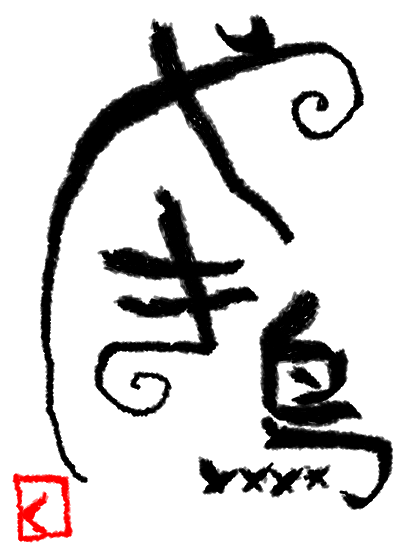
#> input picture ai/test.png, 400 x 550 px
$ jupyter execute ex_10.ipynb   (shell and % lines are left out)
#> lines starting #> are read from the running program, lines starting #| are printed output that depends on the picture; after the words box and inside, x2 and y2 are one past the last pixel; in counts of white or black regions, pixels touching at a corner belong together
[cell 1]
import cv2
import urllib.request as rq

url = 'http://uta.pw/shodou/img/28/214.png'
rq.urlretrieve(url, "test.png")
#> (this line was passed over: the network is not available in this run)

[cell 2]
img = cv2.imread("test.png")
#> img is the input picture: shape (550, 400, 3); mean B, G, R 209, 209, 211
print(img)
#> (printed output is left out)

print(type(img))
#| <class 'numpy.ndarray'>

[cell 3]
import matplotlib.pyplot as plt
plt.imshow(cv2.cvtColor(img, cv2.COLOR_BGR2RGB))
plt.show()

[cell 4]
img = cv2.imread('./image/test.jpg')
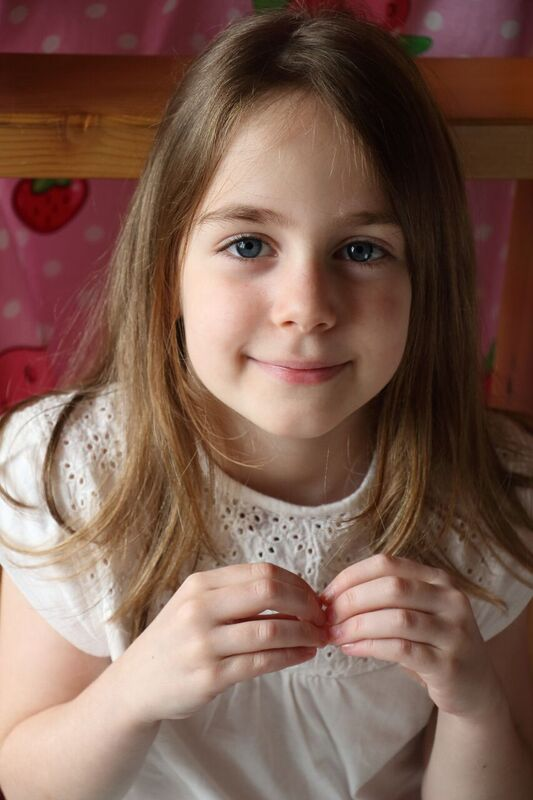
#> input picture ai/image/test.jpg, 533 x 800 px
#> img is the input picture: shape (800, 533, 3); mean B, G, R 82.6, 95.3, 126
plt.imshow(cv2.cvtColor(img, cv2.COLOR_BGR2RGB))
plt.show()

[cell 5]
plt.axis('off')
plt.imshow(cv2.cvtColor(img, cv2.COLOR_BGR2RGB))
plt.show()

[cell 6]
negImg = 255 - img

plt.imshow(cv2.cvtColor(negImg, cv2.COLOR_BGR2RGB))
plt.show()

[cell 7]
grayImg = cv2.cvtColor(img, cv2.COLOR_BGR2GRAY)

plt.imshow(grayImg, cmap="gray")
plt.axis('off')
plt.show()

[cell 8]
img = cv2.imread('./image/test.jpg')
img = cv2.cvtColor(img, cv2.COLOR_BGR2GRAY)

th = 90
img[img > th] = 255
#> img: shape (800, 533)
img[img < th] = 0

plt.imshow(img, cmap="gray")
plt.show()

[cell 9]
img = cv2.imread('./image/test.jpg')

img = cv2.cvtColor(img, cv2.COLOR_BGR2GRAY)
img = cv2.Canny(img, 100, 200, 255)
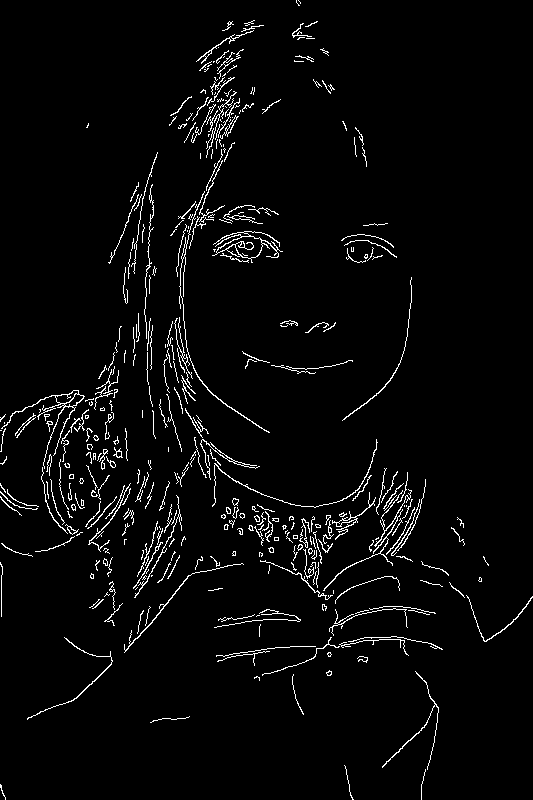
#> img: shape (800, 533); 3.3% white in thin lines or dots
img = 255 - img
#> img: shape (800, 533); 96.7% white; black in thin lines or dots

cv2.imwrite("out.png", img)

plt.imshow(img, cmap='gray')
plt.show()

[cell 10]
img = cv2.imread('./image/test.jpg')

plt.subplot(1, 2, 1)
plt.imshow(cv2.cvtColor (img, cv2.COLOR_BGR2RGB))

plt.subplot(1, 2, 2)
img2 = cv2.flip(img, 1)
plt.imshow(cv2.cvtColor(img2, cv2.COLOR_BGR2RGB))
plt.show()

[cell 11]
img = cv2.imread('./image/test.jpg')

img2 = cv2.resize(img, (600, 300))
#> img2: shape (300, 600, 3)

plt.imshow(cv2.cvtColor(img2, cv2.COLOR_BGR2RGB))
plt.show()

[cell 12]
img2 = img[150:450, 150:450]
#> img2: shape (300, 300, 3)

cv2.imwrite('out-test.png', img2)

plt.imshow(cv2.cvtColor(img2, cv2.COLOR_BGR2RGB))
plt.show()

[cell 13]
cf = "haarcascade_frontalface_alt.xml"
c = cv2.CascadeClassifier(cf)

img = img = cv2.imread('./image/girl.jpg')
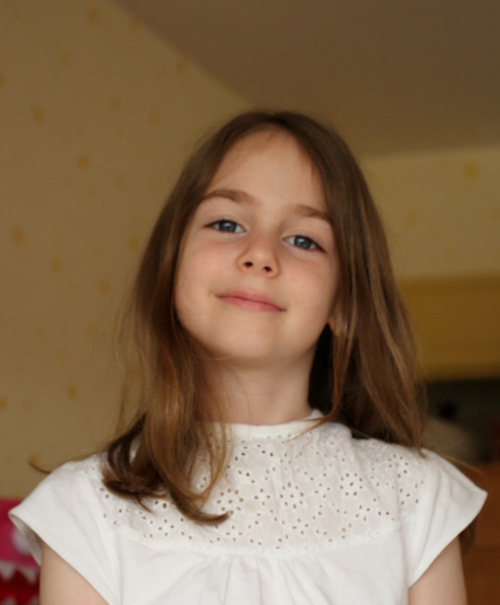
#> input picture ai/image/girl.jpg, 1000 x 1209 px (shown at 1/2 size)
#> img is the input picture: shape (1209, 1000, 3); mean B, G, R 79.7, 106.6, 132.2
img_gray = cv2.cvtColor(img, cv2.COLOR_BGR2GRAY)

face_list = c.detectMultiScale(img_gray, minSize=(150, 150))
#> face_list = [[319, 308, 405, 405]]

if len(face_list) == 0:
    print('Fail')
    quit()
for (x, y, w, h) in face_list:
    print('Vector : ', x, y, w, h)
    red = (0, 0, 255)
    cv2.rectangle(img, (x, y), (x+w, y+h), red, thickness=20)
#> this loop made 1 pass
#> (x, y, w, h, red) on pass 1: (319, 308, 405, 405, (0, 0, 255))
#| Vector :  319 308 405 405
#> img: shape (1209, 1000, 3); 2.8% of pixels changed, all inside (x1, y1, x2, y2) = (309, 298, 735, 724)
cv2.imwrite('face-detect.png', img)
plt.imshow(cv2.cvtColor(img, cv2.COLOR_BGR2RGB))
plt.show()

[cell 14]
def mosaic(img, rect, size):
    (x1, y1, x2, y2) = rect
    w = x2 - x1
    h = y2 - y1
    i_rect = img[y1:y2, x1:x2]

    i_small = cv2.resize(i_rect, (size, size))
    i_mos = cv2.resize(i_small, (w, h), interpolation=cv2.INTER_AREA)

    img2 = img.copy()
    img2[y1:y2, x1:x2] = i_mos
    return img2

[cell 15]
cascade_file = "haarcascade_frontalface_alt.xml"
cascade = cv2.CascadeClassifier(cascade_file)
img = cv2.imread("family.jpg")
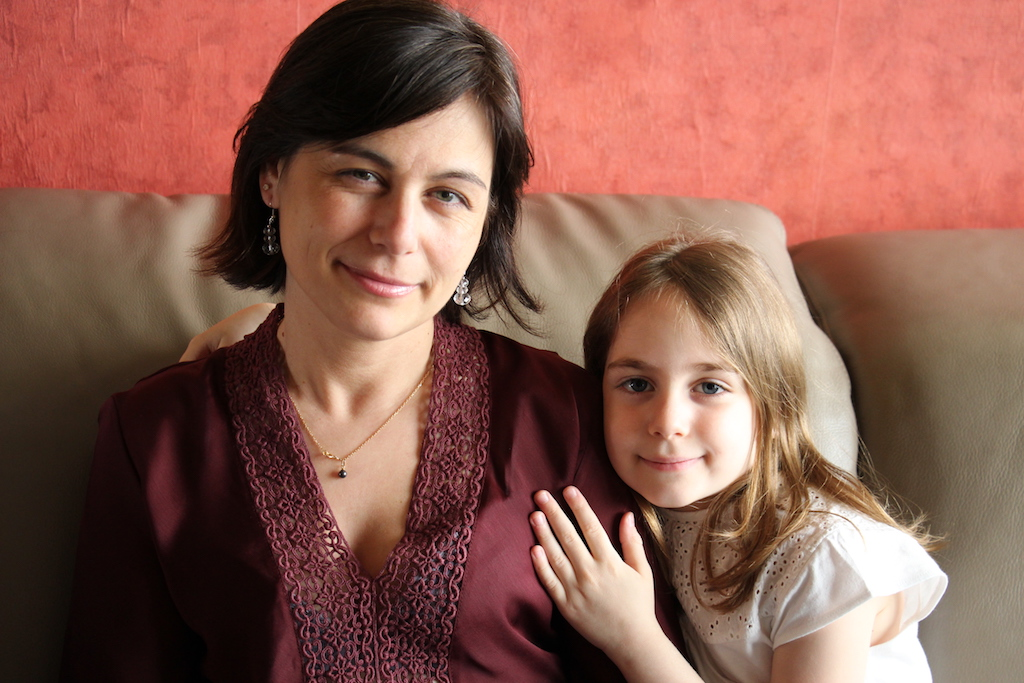
#> input picture ai/family.jpg, 1024 x 683 px
#> img is the input picture: shape (683, 1024, 3); mean B, G, R 81.1, 93.8, 140
img_gray = cv2.cvtColor(img, cv2.COLOR_BGR2GRAY)
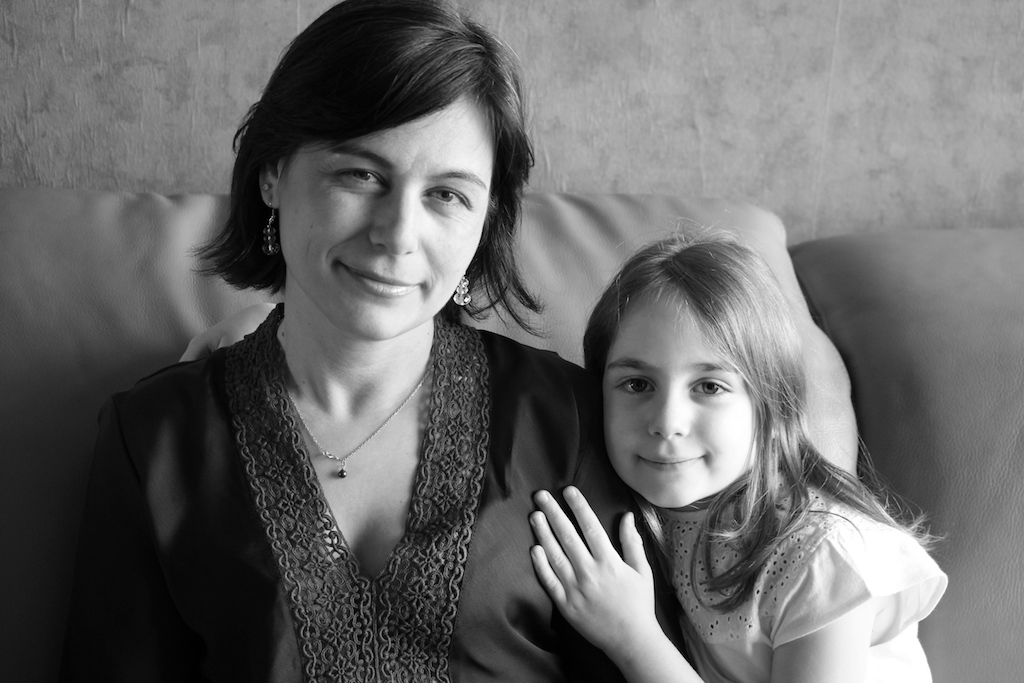
#> img_gray: shape (683, 1024); min 0, max 255, mean 106.2

face_list = cascade.detectMultiScale(img_gray, minSize=(150,150))
#> face_list = [[579, 312, 191, 191], [290, 98, 227, 227]]
for (x,y,w,h) in face_list:
    img = mosaic(img, (x, y, x+w, y+h), 10)
#> this loop made 2 passes
#> (x, y, x1 in mosaic, y1 in mosaic, x2 in mosaic, y2 in mosaic) on passes 1 to 2: (579, 312, 579, 312, 770, 503), (290, 98, 290, 98, 517, 325)
#> pass 1, in mosaic, `i_mos = cv2.resize(i_small, (w, h), interpolation=cv2.INTER_AREA)`:
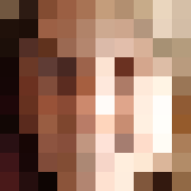
#> i_mos: shape (191, 191, 3); mean of channels 0, 1, 2 102.8, 121.6, 158.1; drawn as B, G, R
cv2.imwrite("family-mosaic.png", img)
plt.imshow(cv2.cvtColor(img, cv2.COLOR_BGR2RGB))
plt.show()

[cell 16]
img = cv2.imread("cat.jpg")
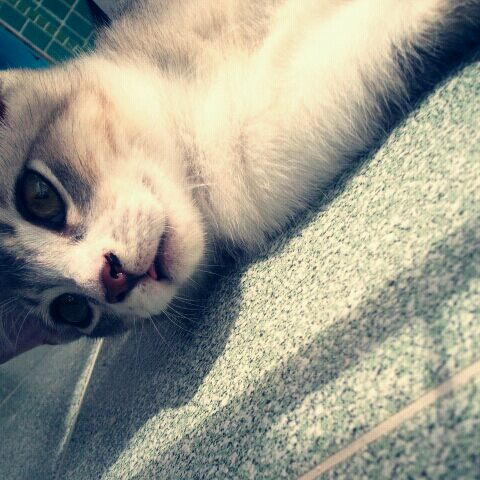
#> input picture ai/cat.jpg, 480 x 480 px
#> img is the input picture: shape (480, 480, 3); mean B, G, R 140.2, 154, 154
plt.imshow(cv2.cvtColor(img, cv2.COLOR_BGR2RGB))
plt.show()

mos = mosaic(img, (50, 50, 450, 450), 10)
#> call 3 of mosaic, with rect = (50, 50, 450, 450), size = 10
#> in mosaic (call 3), `img2[y1:y2, x1:x2] = i_mos`:
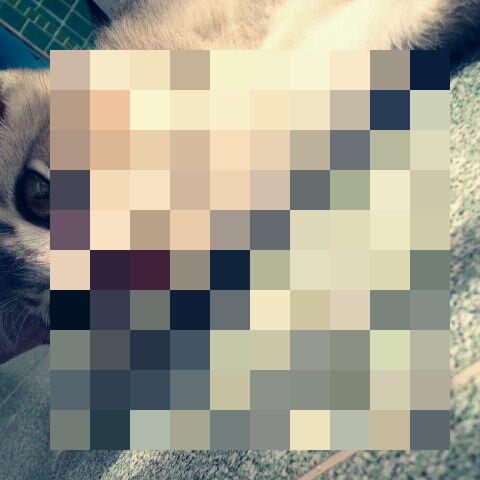
#> img2: shape (480, 480, 3); mean B, G, R 141, 155, 155.9
cv2.imwrite("cat-mosaic.png", mos)
plt.imshow(cv2.cvtColor(mos, cv2.COLOR_BGR2RGB))
plt.show()

[cell 17]
from scipy import ndimage
# 검출기 생성하고 이미지 읽어 들이기
cascade_file = "haarcascade_frontalface_alt.xml"
cascade = cv2.CascadeClassifier(cascade_file)
img = cv2.imread("girl.jpg")
# 얼굴 검출하고 영역 표시하기
def face_detect(img):
    img_gray = cv2.cvtColor(img, cv2.COLOR_BGR2GRAY)
    face_list = cascade.detectMultiScale(img_gray, minSize=(300,300))
    # 인식한 부분 표시하기
    for (x,y,w,h) in face_list:
        print("얼굴의 좌표 =", x, y, w, h)
        red = (0, 0, 255)
        cv2.rectangle(img, (x, y), (x+w, y+h), red, thickness=30)
# 여러 각도의 이미지를 만들고 테스트하기
from scipy import ndimage
# 검출기 생성하고 이미지 읽어 들이기
cascade_file = "haarcascade_frontalface_alt.xml"

cascade = cv2.CascadeClassifier(cascade_file)
img = cv2.imread("girl.jpg")
# 얼굴 검출하고 영역 표시하기
def face_detect(img):
    img_gray = cv2.cvtColor(img, cv2.COLOR_BGR2GRAY)
    face_list = cascade.detectMultiScale(img_gray, minSize=(300,300))
    # 인식한 부분 표시하기
    for (x,y,w,h) in face_list:
        print("얼굴의 좌표 =", x, y, w, h)
        red = (0, 0, 255)
        cv2.rectangle(img, (x, y), (x+w, y+h), red, thickness=30)
# 여러 각도의 이미지를 만들고 테스트하기
for i in range(0, 9):
    ang = i * 10
    print("---" + str(ang) + "---")
    img_r = ndimage.rotate(img, ang)
    face_detect(img_r)
    plt.subplot(3, 3, i + 1)
    plt.axis("off")
    plt.title("angle=" + str(ang))
    plt.imshow(cv2.cvtColor(img_r, cv2.COLOR_BGR2RGB))
#> this loop made 9 passes
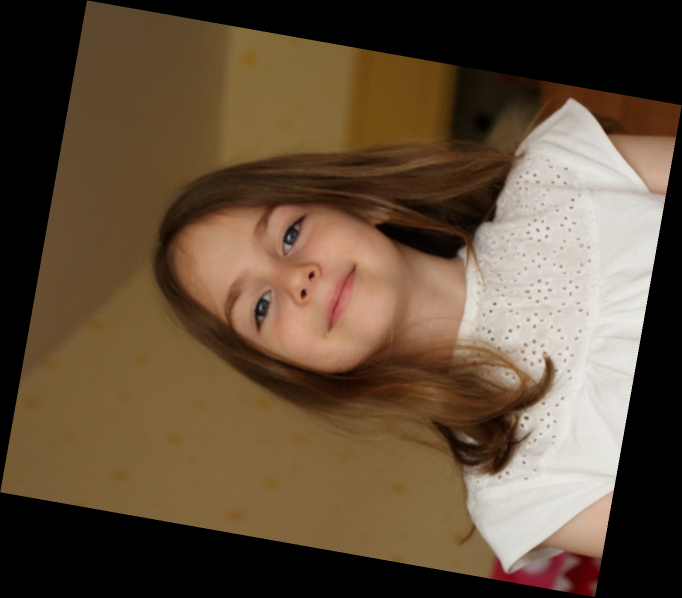
#> img_r: shape (1195, 1364, 3) (shown at 1/2 size); mean B, G, R 59, 79, 97.9
plt.show()
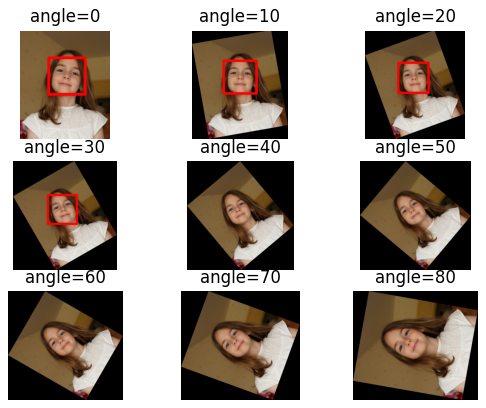
#> figure drawn by matplotlib, 9 panels
